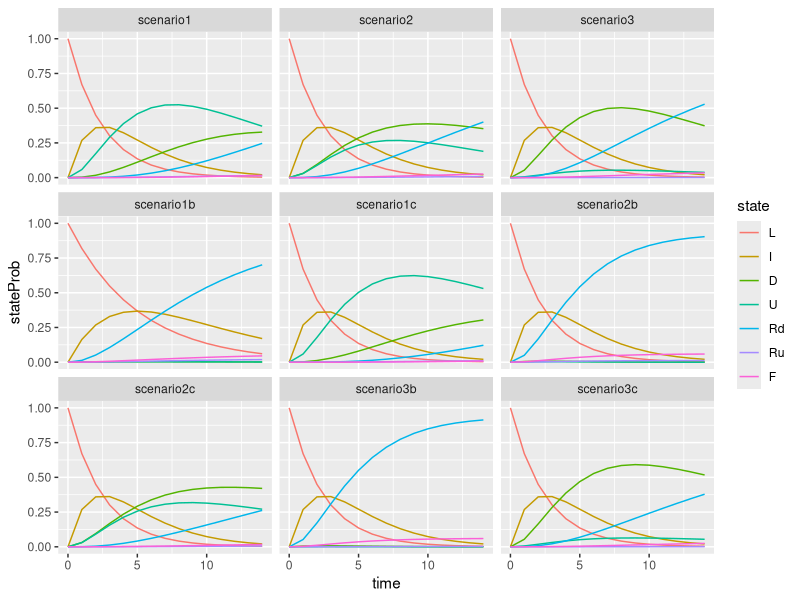
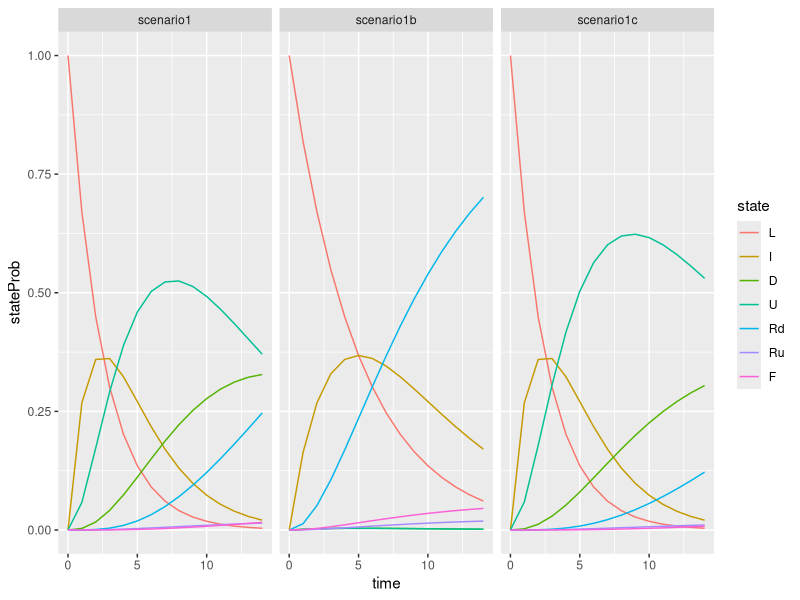
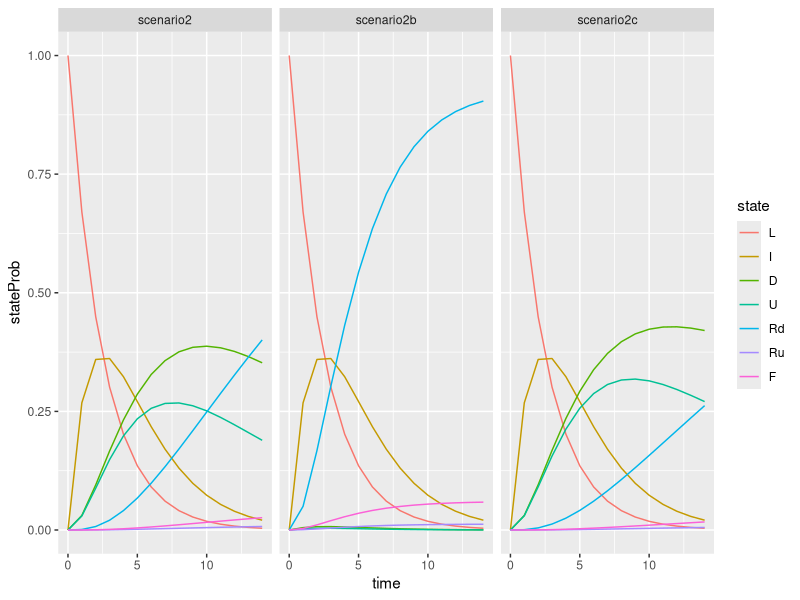
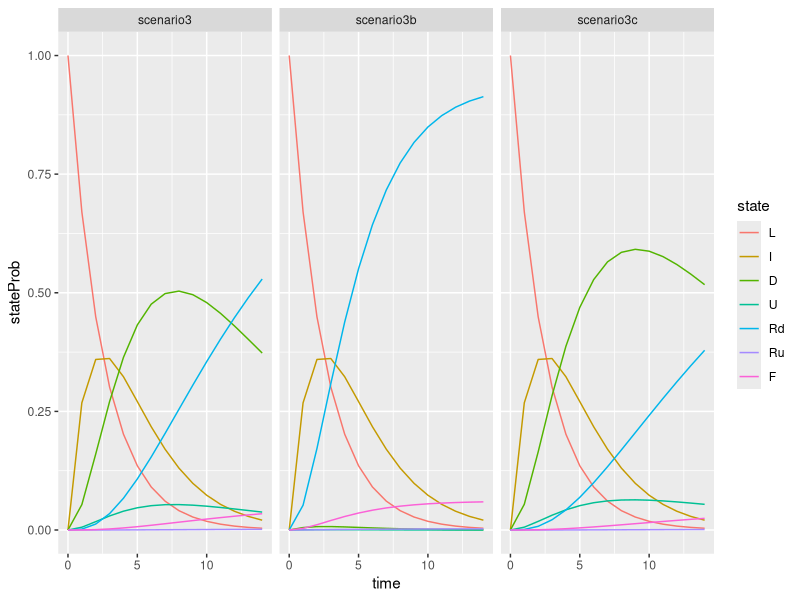

R code for these plots, in order: (Note: this script raises an error after producing the figures.)
library(deSolve)
library(reshape2)
library(ggplot2)
library(dplyr)
asymptomatics <- function(t, x, parms = NULL) {
  with(as.list(c(x, parms)), {
    
    dL = -(e*L)
    dI = -(e*I) + (e*L)
    dD = (a*e)*I + b*d*U - g*d*D - (1-g)*d*D
    dU = (1-a)*e*I - b*d*U - (1-b)*d*U
    dRd = (1-g)*d*D 
    dRu = (1-b)*d*U
    dF = g*d*D
    list(c(dL, dI, dD, dU, dRd, dRu, dF))
    
  })
}

#mean duration of infection
param1 <- c(a = 0.02, b = 0.975, e = 2/5, d = 2/(21-(1/.4)), g = 0.061)
param2 <- c(a = 0.5, b = 0.975, e = 2/5, d = 2/(21-(1/.4)), g = 0.061)
param3 <- c(a = 0.9, b = 0.975, e = 2/5, d = 2/(21-(1/.4)), g = 0.061)
tf <- 14
times <- seq(0,tf, by = 1)
t0 <- c(L = 1, I = 0, D = 0, U = 0, Rd = 0, Ru = 0, F = 0)

#95% bounds of infectious period 
param1b <- c(a = 0.02, b = 0.975, e = 1/5, d = 2/(2.6-(1/.4)), g = 0.061)
param1c <- c(a = 0.02, b = 0.975, e = 2/5, d = 2/(33-(1/.4)), g = 0.061)

param2b <- c(a = 0.5, b = 0.975, e = 2/5, d = 2/(2.6-(1/.4)), g = 0.061)
param2c <- c(a = 0.5, b = 0.975, e = 2/5, d = 2/(33-(1/.4)), g = 0.061)

param3b <- c(a = 0.9, b = 0.975, e = 2/5, d = 2/(2.6-(1/.4)), g = 0.061)
param3c <- c(a = 0.9, b = 0.975, e = 2/5, d = 2/(33-(1/.4)), g = 0.061)

res_ode1 <- ode(y = t0, times, func = asymptomatics, param1)
res_ode1.df <- melt(as.data.frame(res_ode1), id = "time")
res_ode1.df <- rename(res_ode1.df, state = variable, scenario1 = value)

res_ode1b <- ode(y = t0, times, func = asymptomatics, param1b)
res_ode1b.df <- melt(as.data.frame(res_ode1b), id = "time")
res_ode1b.df <- rename(res_ode1b.df, state = variable, scenario1b = value) 

res_ode1c <- ode(y = t0, times, func = asymptomatics, param1c)
res_ode1c.df <- melt(as.data.frame(res_ode1c), id = "time")
res_ode1c.df <- rename(res_ode1c.df, state = variable, scenario1c = value)

res_ode2 <- ode(y = t0, times, func = asymptomatics, param2)
res_ode2.df <- melt(as.data.frame(res_ode2), id = c("time"))
res_ode2.df <- rename(res_ode2.df, state = variable, scenario2 = value)

res_ode2b <- ode(y = t0, times, func = asymptomatics, param2b)
res_ode2b.df <- melt(as.data.frame(res_ode2b), id = c("time"))
res_ode2b.df <- rename(res_ode2b.df, state = variable, scenario2b = value)

res_ode2c <- ode(y = t0, times, func = asymptomatics, param2c)
res_ode2c.df <- melt(as.data.frame(res_ode2c), id = c("time"))
res_ode2c.df <- rename(res_ode2c.df, state = variable, scenario2c = value)

res_ode3 <- ode(y = t0, times, func = asymptomatics, param3)
res_ode3.df <- melt(as.data.frame(res_ode3), id= c("time"))
res_ode3.df <- rename(res_ode3.df, state = variable, scenario3 = value)

res_ode3b <- ode(y = t0, times, func = asymptomatics, param3b)
res_ode3b.df <- melt(as.data.frame(res_ode3b), id= c("time"))
res_ode3b.df <- rename(res_ode3b.df, state = variable, scenario3b = value)

res_ode3c <- ode(y = t0, times, func = asymptomatics, param3c)
res_ode3c.df <- melt(as.data.frame(res_ode3c), id= c("time"))
res_ode3c.df <- rename(res_ode3c.df, state = variable, scenario3c = value)

res_ode.df <- merge(res_ode1.df, res_ode2.df, by = c("state", "time"))
res_ode.df <- merge(res_ode.df, res_ode3.df, by = c("state", "time"))

res_odetest.df <- merge(res_ode.df, res_ode1b.df, by = c("state", "time"))
res_odetest.df <- merge(res_odetest.df, res_ode1c.df, by = c("state", "time"))
res_odetest.df <- merge(res_odetest.df, res_ode2b.df, by = c("state", "time"))
res_odetest.df <- merge(res_odetest.df, res_ode2c.df, by = c("state", "time"))
res_odetest.df <- merge(res_odetest.df, res_ode3b.df, by = c("state", "time"))
res_odetest.df <- merge(res_odetest.df, res_ode3c.df, by = c("state", "time"))

res_ode.df <- melt(res_ode.df, id = c("time", "state"))
res_ode.df <- rename(res_ode.df, scenario = variable, stateProb = value)

res_odetest.df <- melt(res_odetest.df, id = c("time", "state"))
res_odetest.df <- rename(res_odetest.df, scenario = variable, stateProb = value)


res_ode1test.df <- merge(res_ode1.df, res_ode1b.df, by = c("state", "time"))
res_ode1test.df <- merge(res_ode1test.df, res_ode1c.df, by = c("state", "time"))
res_ode1test.df <- melt(res_ode1test.df, id = c("time", "state"))
res_ode1test.df <- rename(res_ode1test.df, scenario = variable, stateProb = value)

res_ode2test.df <- merge(res_ode2.df, res_ode2b.df, by = c("state", "time"))
res_ode2test.df <- merge(res_ode2test.df, res_ode2c.df, by = c("state", "time"))
res_ode2test.df <- melt(res_ode2test.df, id = c("time", "state"))
res_ode2test.df <- rename(res_ode2test.df, scenario = variable, stateProb = value)

res_ode3test.df <- merge(res_ode3.df, res_ode3b.df, by = c("state", "time"))
res_ode3test.df <- merge(res_ode3test.df, res_ode3c.df, by = c("state", "time"))
res_ode3test.df <- melt(res_ode3test.df, id = c("time", "state"))
res_ode3test.df <- rename(res_ode3test.df, scenario = variable, stateProb = value)

#plotting 
ggplot(res_odetest.df, aes(x = time, y = stateProb, color = state)) + 
  geom_line() + 
  facet_wrap(~scenario)

ggplot(res_ode1test.df, aes(x=time, y = stateProb, color = state)) + 
  geom_line()  + 
  facet_wrap(~scenario)

ggplot(res_ode2test.df, aes(x=time, y = stateProb, color = state)) + 
  geom_line() + 
  facet_wrap(~scenario)

ggplot(res_ode3test.df, aes(x = time, y = stateProb, color = state)) +
  geom_line() + 
  facet_wrap(~scenario)
  

#plot matrix exp
probDetectedFn <- matrix(c(
  exp(-(2*t)/5), 0, 0, 0, 0, 0, 0, 0, 0, 
  (2*t*exp(-(2*t)/5))/5,exp(-(2*t)/5), 0,0,0,0, 0, 0, 0, 
  (13689*exp(-(4*t)/39))/8410 - (13689*exp(-(2*t)/5))/8410 - (351*t*exp(-(2*t)/5))/725,(351*exp(-(4*t)/39))/290 - (351*exp(-(2*t)/5))/290,exp(-(4*t)/39),0,0, 0, 0, 0, 0, 
  (606879*exp(-(2*t)/5))/487780 - (606879*exp(-(4*t)/39))/487780 + (15561*t*exp(-(2*t)/5))/84100 + (15561*t*exp(-(4*t)/39))/84100,(15561*exp(-(2*t)/5))/33640 - (15561*exp(-(4*t)/39))/33640 + (399*t*exp(-(4*t)/39))/2900, (4*t*exp(-(4*t)/39))/39, exp(-(4*t)/39), (t*exp(-(4*t)/39))/10, 0, 0, 0, 0,
  (1521*exp(-(4*t)/39))/8410 - (1521*exp(-(2*t)/5))/8410 - (39*t*exp(-(2*t)/5))/725, (39*exp(-(4*t)/39))/290 - (39*exp(-(2*t)/5))/290, 0,0, exp(-(4*t)/39),0, 0, 0, 0,
  (1521*exp(-(2*t)/5))/487780 - (1521*exp(-(4*t)/39))/487780 + (39*t*exp(-(2*t)/5))/84100 + (39*t*exp(-(4*t)/39))/84100, (39*exp(-(2*t)/5))/33640 - (39*exp(-(4*t)/39))/33640 + (t*exp(-(4*t)/39))/2900, 0, 0,(t*exp(-(4*t)/39))/390,exp(-(4*t)/39), 0, 0, 0,
  374661/400000 - (5128734429*exp(-(4*t)/39))/9755600000 - (374661*t*exp(-(2*t)/5))/8410000 - (14611779*t*exp(-(4*t)/39))/84100000 - (40088727*exp(-(2*t)/5))/97556000, 374661/400000 - (277623801*exp(-(4*t)/39))/336400000 - (374661*t*exp(-(4*t)/39))/2900000 - (374661*exp(-(2*t)/5))/3364000, 939/1000 - (313*t*exp(-(4*t)/39))/3250 - (939*exp(-(4*t)/39))/1000, 939/1000 - (939*exp(-(4*t)/39))/1000, 36621/40000 - (939*t*exp(-(4*t)/39))/10000 - (36621*exp(-(4*t)/39))/40000, 0, 1, 0, 0,
  1/400 - (13689*exp(-(4*t)/39))/9755600 - (t*exp(-(2*t)/5))/8410 - (39*t*exp(-(4*t)/39))/84100 - (107*exp(-(2*t)/5))/97556,1/400 - (741*exp(-(4*t)/39))/336400 - (t*exp(-(4*t)/39))/2900 - exp(-(2*t)/5)/3364, 0, 0,1/40 - (t*exp(-(4*t)/39))/390 - exp(-(4*t)/39)/40, 1 - exp(-(4*t)/39), 0, 1, 0,
  24339/400000 - (333176571*exp(-(4*t)/39))/9755600000 - (24339*t*exp(-(2*t)/5))/8410000 - (949221*t*exp(-(4*t)/39))/84100000 - (2604273*exp(-(2*t)/5))/97556000,24339/400000 - (18035199*exp(-(4*t)/39))/336400000 - (24339*t*exp(-(4*t)/39))/2900000 - (24339*exp(-(2*t)/5))/3364000, 61/1000 - (61*t*exp(-(4*t)/39))/9750 - (61*exp(-(4*t)/39))/1000,   61/1000 - (61*exp(-(4*t)/39))/1000, 2379/40000 - (61*t*exp(-(4*t)/39))/10000 - (2379*exp(-(4*t)/39))/40000, 0, 0, 0, 1
  ), nrow = 9, ncol = 9, byrow = TRUE)
